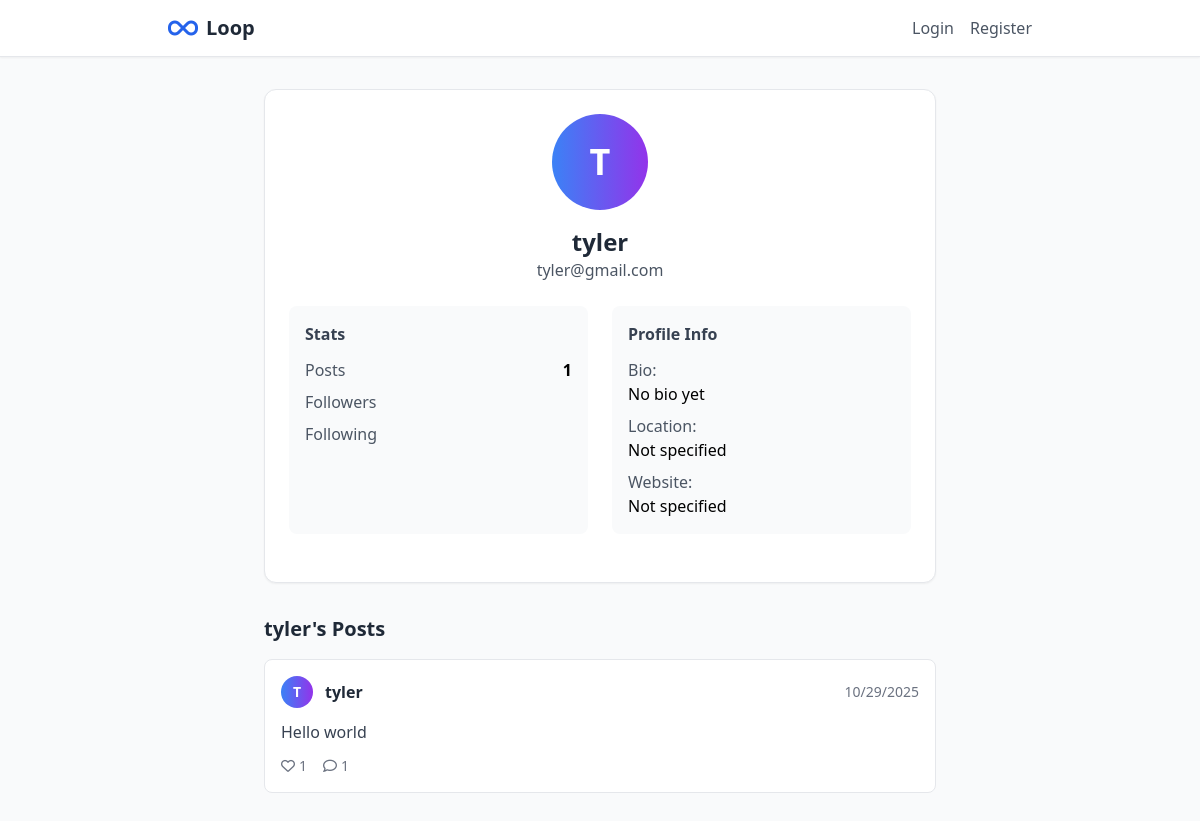
The app's page /profile/tyler/, older data.
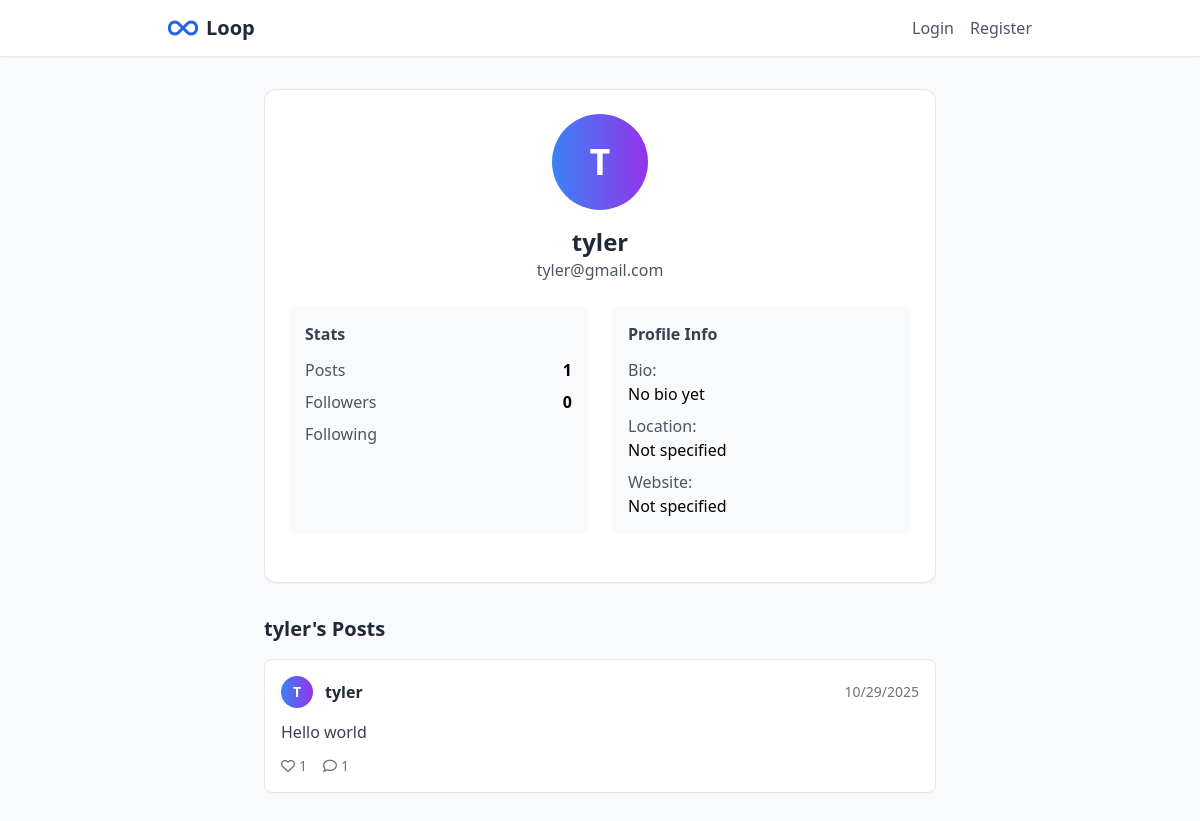
The same page, newer data.
### loop_app/models.py (models this page shows, shortened)
class User(AbstractUser):
    profile_picture = models.ImageField(upload_to='profile_pics/', blank=True, null=True)
    bio = models.TextField(max_length=500, blank=True)
    website = models.URLField(blank=True)
    location = models.CharField(max_length=100, blank=True)
    class Meta:
        app_label = 'loop_app'

class UserProfile(models.Model):
    user = models.OneToOneField(User, on_delete=models.CASCADE, related_name='user_profile')
    followers = models.ManyToManyField(User, related_name='following', blank=True)
    created_at = models.DateTimeField(auto_now_add=True)
    updated_at = models.DateTimeField(auto_now=True)

### loop_app/views.py (the view)
# urls.py: path('profile/<str:username>/', views.user_profile_page, name='user-profile'),
def user_profile_page(request, username):
    profile_user = get_object_or_404(User, username=username)
    return render(request, 'user_profile.html', {'profile_user': profile_user})

### loop_app/templates/user_profile.html (shortened to what this page needs)
{% extends 'base.html' %}
{% block content %}
<div class="max-w-2xl mx-auto">
    <div class="bg-white rounded-xl shadow-sm border p-6">
        <div class="text-center mb-6">
            <div class="w-24 h-24 bg-gradient-to-r from-blue-500 to-purple-600 rounded-full flex items-center justify-center text-white text-4xl font-bold mx-auto mb-4">
                {{ profile_user.username.0|upper }}
            </div>
            <h1 class="text-2xl font-bold text-gray-800">{{ profile_user.username }}</h1>
            <p class="text-gray-600">{{ profile_user.email }}</p>
        </div>
        <div class="grid grid-cols-1 md:grid-cols-2 gap-6 mb-6">
            <div class="bg-gray-50 rounded-lg p-4">
                <h3 class="font-semibold text-gray-700 mb-3">Stats</h3>
                <div class="space-y-2">
                    <div class="flex justify-between">
                        <span class="text-gray-600">Posts</span>
                        <span class="font-semibold">{{ profile_user.posts.count }}</span>
                    </div>
                    <div class="flex justify-between">
                        <span class="text-gray-600">Followers</span>
                        <span id="followersCount" class="font-semibold">{{ profile_user.user_profile.followers.count }}</span>
                    </div>
                    <div class="flex justify-between">
                        <span class="text-gray-600">Following</span>
                    </div>
                </div>
            </div>
            <div class="bg-gray-50 rounded-lg p-4">
                <h3 class="font-semibold text-gray-700 mb-3">Profile Info</h3>
                <div class="space-y-2">
                    <div>
                        <span class="text-gray-600">Bio:</span>
                        <p class="font-medium">{{ profile_user.bio|default:"No bio yet" }}</p>
                    </div>
                    <div>
                        <span class="text-gray-600">Location:</span>
                        <p class="font-medium">{{ profile_user.location|default:"Not specified" }}</p>
                    </div>
                    <div>
                        <span class="text-gray-600">Website:</span>
                        <p class="font-medium">
                            {% if profile_user.website %}
                                <a href="{{ profile_user.website }}" target="_blank" class="text-blue-600 hover:underline">{{ profile_user.website }}</a>
                            {% else %}
                                Not specified
                            {% endif %}
                        </p>
                    </div>
                </div>
            </div>
        </div>
    </div>
    <div class="mt-8">
        <h2 class="text-xl font-bold text-gray-800 mb-4">{{ profile_user.username }}'s Posts</h2>
        <div id="userPosts" class="space-y-4">
        </div>
    </div>
</div>
{% endblock %}

### loop_app/templates/base.html (shortened to what this page needs)
<!DOCTYPE html>
<html lang="en">
<head>
    <script src="https://cdn.tailwindcss.com"></script>
    <link rel="stylesheet" href="https://cdnjs.cloudflare.com/ajax/libs/font-awesome/6.4.0/css/all.min.css">
</head>
<body class="bg-gray-50 min-h-screen">
    <nav class="bg-white shadow-sm border-b">
        <div class="max-w-4xl mx-auto px-4 py-3">
            <div class="flex justify-between items-center">
                <div class="flex items-center space-x-2">
                    <i class="fas fa-infinity text-blue-600 text-2xl"></i>
                    <span class="text-xl font-bold text-gray-800">Loop</span>
                </div>
                <div class="flex items-center space-x-4">
                    {% if user.is_authenticated %}
                        <span class="text-gray-600">Welcome, <span class="font-semibold text-blue-600">{{ user.username }}</span>!</span>
                        <a href="{% url 'home' %}" class="text-gray-600 hover:text-blue-600 transition">Home</a>
                        <a href="{% url 'feed' %}" class="text-gray-600 hover:text-blue-600 transition">Feed</a>
                        <a href="{% url 'profile' %}" class="text-gray-600 hover:text-blue-600 transition">Profile</a>
                        <button onclick="logout()" class="bg-red-500 hover:bg-red-600 text-white px-4 py-1 rounded-lg text-sm transition">Logout</button>
                    {% else %}
                        <a href="{% url 'login' %}" class="text-gray-600 hover:text-blue-600 transition">Login</a>
                        <a href="{% url 'register' %}" class="text-gray-600 hover:text-blue-600 transition">Register</a>
                    {% endif %}
                </div>
            </div>
        </div>
    </nav>
    <div class="max-w-4xl mx-auto px-4 py-8">
        {% block content %}{% endblock %}
    </div>
</body>
</html>

Row changes from the older to the newer data that the page shows:
changed User "tyler": user_profile.followers.count (not shown) → "0"
